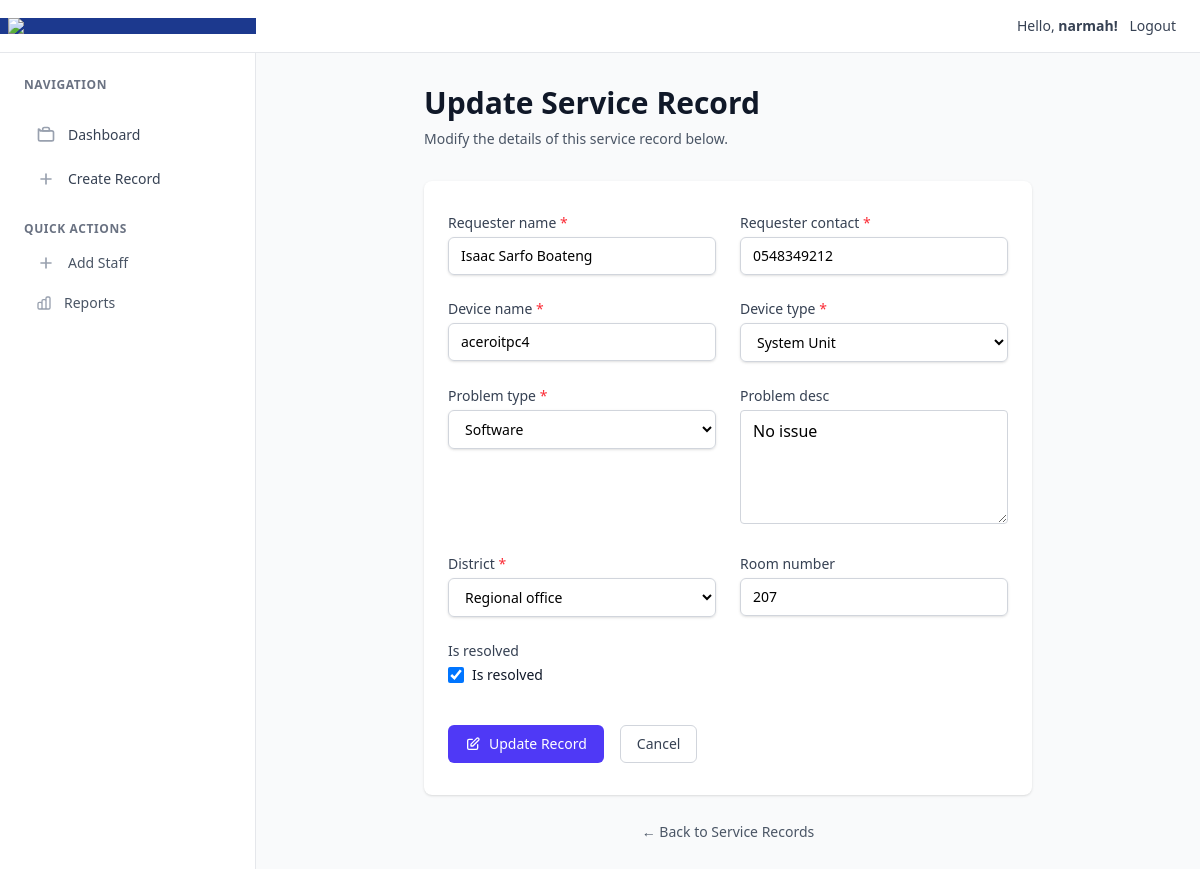
Screenshot of /update/1 (signed in) with the database file from the repository.
### accounts/models.py (models this page shows, shortened)
class Staff(AbstractUser):
    phone_number = models.CharField(max_length=10, blank=False)
    other_names = models.CharField(max_length=255, blank=True)
    force_password_change = models.BooleanField(default=False, blank=True)

### service_tracker/models.py (models this page shows, shortened)
class ServiceRecord(models.Model):
    class DeviceType(models.TextChoices):
        AIO = 'aio', 'AIO'
        LAPTOP = 'laptop', 'Laptop'
        SYSTEM_UNIT = 'system unit', 'System Unit'
        MONITOR = 'monitor', 'Monitor'
        OTHER = 'other', 'Other'
    class ProblemType(models.TextChoices):
        NETWORK = 'network', 'Network'
        SOFTWARE = 'software', 'Software'
        HARDWARE = 'hardware', 'Hardware'
        OTHER = 'other', 'Other'
    class District(models.TextChoices):
        ADENTA = 'adenta', 'Adenta'
        LEGON = 'legon', 'Legon'
        TESHIE = 'teshie', 'Teshie'
        MAKOL = 'makola', 'Makola'
        ROMAN_RIDGE = 'roman ridge', 'Roman Ridge'
        DODOWA = 'dodowa', 'Dodowa'
        MAMPONG = 'mampong', 'Mampong'
        KWABENYA = 'kwabenya', 'Kwabenya'
        REGIONAL_OFFICE = 'regional office', 'Regional office'
    requester_name = models.CharField(max_length=100)
    requester_contact = models.CharField(max_length=10)
    device_name = models.CharField(max_length=50)
    device_type = models.CharField(choices=DeviceType.choices, default=DeviceType.SYSTEM_UNIT, max_length=20)
    problem_type = models.CharField(choices=ProblemType.choices , default=ProblemType.SOFTWARE, max_length=10)
    problem_desc = models.TextField(blank=True, null=True)
    district = models.CharField(choices=District.choices, default=District.REGIONAL_OFFICE, max_length=20)
    room_number= models.CharField(max_length=3, blank=True, null=True)
    received_at = models.DateTimeField(auto_now_add=True)
    returned_at = models.DateTimeField(blank=True, null=True)
    received_by = models.ForeignKey(User, on_delete=models.SET_NULL, blank=True, null=True, related_name='received_jobs')
    is_resolved = models.BooleanField(default=False)
    class Meta:
        ordering = ['-received_at']

### service_tracker/views.py (the view)
# urls.py: path('update/<int:pk>', views.updateJob, name='edit'),
@login_required
def updateJob(request, pk):
    record = get_object_or_404(ServiceRecord, pk=pk)
    form = ServiceRecordForm(request.POST or None, instance=record)
    if request.method == 'POST' and form.is_valid():
        form.save()
        return redirect('service_tracker:detail', pk=record.pk)
    return render(request, 'service_tracker/update-job.html', {'form': form, 'record': record})

### service_tracker/templates/service_tracker/update-job.html (shortened to what this page needs)
{% extends 'base.html' %}
{% block content %}
<div class="max-w-2xl mx-auto px-4 sm:px-6 lg:px-8 py-8">
        <div class="mb-8">
            <div class="flex items-center">
                <h1 class="text-3xl font-bold text-gray-900">Update Service Record</h1>
            </div>
            <p class="mt-2 text-sm text-gray-600">Modify the details of this service record below.</p>
        </div>
        <div class="bg-white shadow-sm rounded-lg">
            <div class="px-6 py-8">
                <form action="" method="post" class="space-y-6">
                    <div class="grid grid-cols-1 md:grid-cols-2 gap-6">
                        {% for field in form %}
                        <div class="{% if field.field.widget.input_type == 'checkbox' %}md:col-span-2{% endif %}">
                            <label for="{{ field.id_for_label }}" class="block text-sm font-medium text-gray-700 mb-1">
                                {{ field.label }}
                                {% if field.field.required %}
                                <span class="text-red-500">*</span>
                                {% endif %}
                            </label>
                            <div class="mt-1">
                                {% if field.field.widget.input_type == 'text' or field.field.widget.input_type == 'email' or field.field.widget.input_type == 'password' %}
                                <input type="{{ field.field.widget.input_type }}"
                                       name="{{ field.name }}"
                                       id="{{ field.id_for_label }}"
                                       value="{{ field.value|default_if_none:'' }}"
                                       class="block w-full px-3 py-2 border border-gray-300 rounded-md shadow-sm placeholder-gray-400 focus:outline-none focus:ring-indigo-500 focus:border-indigo-500 sm:text-sm {% if field.errors %}border-red-300{% endif %}"
                                       {% if field.field.required %}required{% endif %}>
                                {% elif field.field.widget.input_type == 'select' %}
                                <select name="{{ field.name }}"
                                        id="{{ field.id_for_label }}"
                                        class="block w-full px-3 py-2 border border-gray-300 rounded-md shadow-sm focus:outline-none focus:ring-indigo-500 focus:border-indigo-500 sm:text-sm {% if field.errors %}border-red-300{% endif %}"
                                        {% if field.field.required %}required{% endif %}>
                                    {% for option_value, option_label in field.field.choices %}
                                    <option value="{{ option_value }}" {% if field.value == option_value %}selected{% endif %}>{{ option_label }}</option>
                                    {% endfor %}
                                </select>
                                {% elif field.field.widget.input_type == 'checkbox' %}
                                <div class="flex items-center">
                                    <input type="checkbox"
                                           name="{{ field.name }}"
                                           id="{{ field.id_for_label }}"
                                           {% if field.value %}checked{% endif %}
                                           class="h-4 w-4 text-indigo-600 focus:ring-indigo-500 border-gray-300 rounded {% if field.errors %}border-red-300{% endif %}">
                                    <label for="{{ field.id_for_label }}" class="ml-2 block text-sm text-gray-900">
                                        {{ field.label }}
                                    </label>
                                </div>
                                {% else %}
                                {{ field }}
                                {% endif %}
                            </div>
                        </div>
                        {% endfor %}
                    </div>
                    <div class="pt-4 md:col-span-2 flex space-x-4">
                        <button type="submit"
                                class="inline-flex justify-center items-center px-4 py-2 border border-transparent text-sm font-medium rounded-md text-white bg-indigo-600 hover:bg-indigo-700 focus:outline-none focus:ring-2 focus:ring-offset-2 focus:ring-indigo-500 transition-colors duration-200">
                            <svg class="w-4 h-4 mr-2" fill="none" stroke="currentColor" viewBox="0 0 24 24">
                                <path stroke-linecap="round" stroke-linejoin="round" stroke-width="2" d="M11 5H6a2 2 0 00-2 2v11a2 2 0 002 2h11a2 2 0 002-2v-5m-1.414-9.414a2 2 0 112.828 2.828L11.828 15H9v-2.828l8.586-8.586z"></path>
                            </svg>
                            Update Record
                        </button>
                        <a href="{% url 'service_tracker:detail' record.pk %}"
                           class="inline-flex justify-center items-center px-4 py-2 border border-gray-300 text-sm font-medium rounded-md text-gray-700 bg-white hover:bg-gray-50 focus:outline-none focus:ring-2 focus:ring-offset-2 focus:ring-indigo-500 transition-colors duration-200">
                            Cancel
                        </a>
                    </div>
                </form>
            </div>
        </div>
        <div class="mt-6 text-center">
            <a href="{% url 'service_tracker:index' %}"
               class="text-sm text-gray-600 hover:text-gray-900 transition-colors duration-200">
                ← Back to Service Records
            </a>
        </div>
    </div>
{% endblock %}

### templates/partials/_navbar.html
<nav class="bg-white shadow-sm border-b border-gray-200 flex justify-between items-center shrink-0">
    <div class="bg-blue-900 px-2">
        <img src="https://ecg.com.gh/images/site/ecg_logo.png" class="w-60" />
    </div>
    <div class="text-sm px-6 py-4 text-gray-700 font-medium space-x-2">
        Hello, <b>{{request.user.username|default:"Guest"}}!</b>
        <span>
            {% if not request.user.is_authenticated %}
            <a href="{% url 'accounts:login' %}">Login</a>
            {% else %}
            <button onclick="document.getElementById('logout-modal').classList.remove('hidden')">Logout</button>
            {% endif %}
        </span>
    </div>
</nav>

### src/css/style.css (style rules this page uses)
html, body { overflow-x: hidden; }

### rows the page displays
Staff: user.username "narmah"
ServiceRecord: requester_name "Isaac Sarfo Boateng" "0548349212" "aceroitpc4" "207", device_type "System Unit" "Software" "Regional office", form "No issue"

### other values shown
{{ field.label }} "Requester name" "Requester contact" "Device name" "Device type" "Problem type" "Problem desc" "District" "Room number" "Is resolved"
{{ field.label }} "Is resolved"
